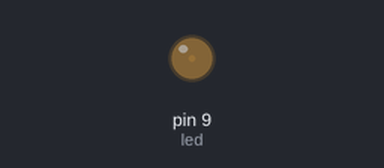
A sketch run on a simulated Arduino Uno, built with avr-gcc and run on an emulated ATmega328P. Parts: output pins drawn as LEDs (lit = HIGH).

Above: at 0.05 s.
At 0.95 s:
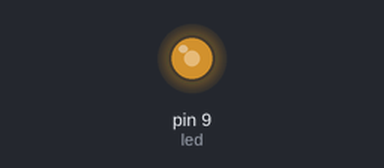
At 1.4 s:
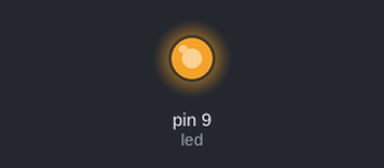
At 2.75 s:
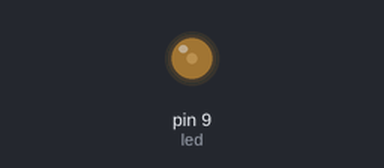
Timing chart, 0 to 7.0 s (numbered marks = the images above):
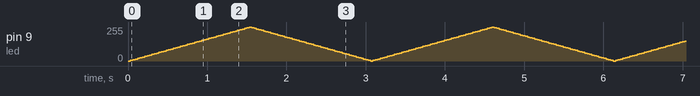

The sketch:

Fading_Led.ino
```cpp
int led=9;
int b=0;
int fade=5;

void setup() {
  // put your setup code here, to run once:
  pinMode(led,OUTPUT);
}

void loop() {
  // put your main code here, to run repeatedly:
  analogWrite(led,b);
  b=b+fade;
  if(b<=0 || b>=255){
    fade=-fade;
  }
  delay(30);
}
```
